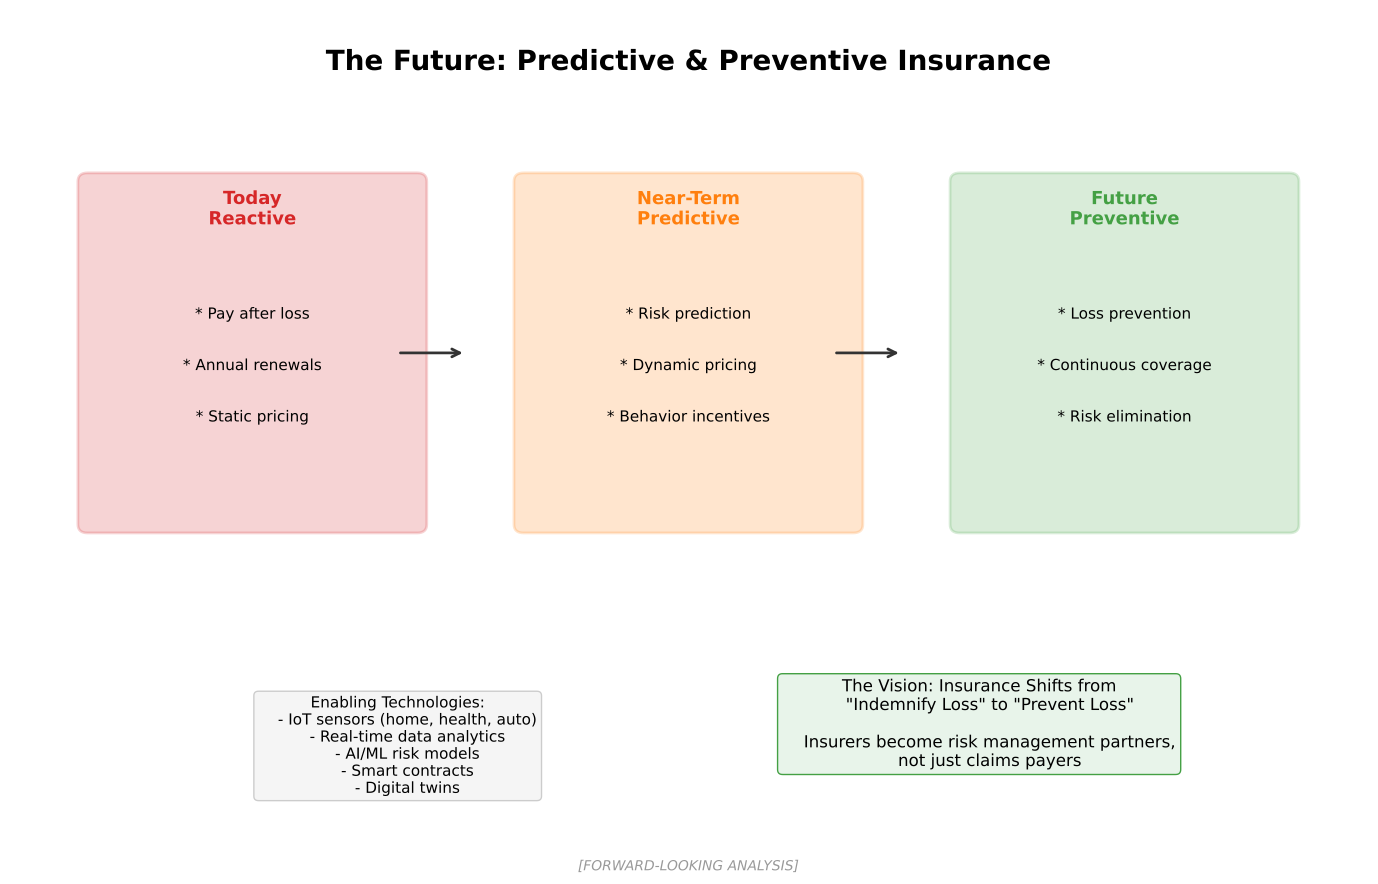

Reproduce this figure in Python.
"""
Predictive Insurance
Shows the future of AI-driven predictive insurance

Output: predictive_insurance.pdf
Module: module_01_fintech
Lesson: 9 - InsurTech
"""

from pathlib import Path
import matplotlib.pyplot as plt
import matplotlib.patches as mpatches
import numpy as np

CHART_METADATA = {
    'title': 'Predictive Insurance',
    'module': 'module_01_fintech',
    'lesson': 9,
    'url': 'https://github.com/Digital-AI-Finance/digital-finance/tree/main/module_01_fintech/figures/predictive_insurance'
}

plt.rcParams.update({
    'font.size': 14,
    'axes.labelsize': 14,
})

def create_chart():
    """Create predictive insurance future diagram"""
    fig, ax = plt.subplots(figsize=(14, 9))
    ax.set_xlim(0, 14)
    ax.set_ylim(0, 10)
    ax.axis('off')

    # Title
    ax.text(7, 9.3, 'The Future: Predictive & Preventive Insurance', fontsize=20, fontweight='bold', ha='center')

    # Evolution timeline
    phases = [
        {
            'name': 'Today\nReactive',
            'x': 2.5, 'y': 6,
            'color': '#D62728',
            'features': ['Pay after loss', 'Annual renewals', 'Static pricing'],
        },
        {
            'name': 'Near-Term\nPredictive',
            'x': 7, 'y': 6,
            'color': '#FF7F0E',
            'features': ['Risk prediction', 'Dynamic pricing', 'Behavior incentives'],
        },
        {
            'name': 'Future\nPreventive',
            'x': 11.5, 'y': 6,
            'color': '#44A044',
            'features': ['Loss prevention', 'Continuous coverage', 'Risk elimination'],
        },
    ]

    for phase in phases:
        # Box
        box = mpatches.FancyBboxPatch((phase['x']-1.7, phase['y']-2), 3.4, 4,
                                       boxstyle='round,pad=0.1',
                                       facecolor=phase['color'], alpha=0.2,
                                       edgecolor=phase['color'], lw=2)
        ax.add_patch(box)
        ax.text(phase['x'], phase['y']+1.5, phase['name'], ha='center',
               fontsize=13, fontweight='bold', color=phase['color'])

        for i, feature in enumerate(phase['features']):
            ax.text(phase['x'], phase['y']+0.4-i*0.6, f'* {feature}', ha='center', fontsize=11)

    # Arrow connecting phases
    ax.annotate('', xy=(4.7, 6), xytext=(4, 6),
               arrowprops=dict(arrowstyle='->', color='#333333', lw=2))
    ax.annotate('', xy=(9.2, 6), xytext=(8.5, 6),
               arrowprops=dict(arrowstyle='->', color='#333333', lw=2))

    # Technologies enabling future
    tech = """Enabling Technologies:
    - IoT sensors (home, health, auto)
    - Real-time data analytics
    - AI/ML risk models
    - Smart contracts
    - Digital twins"""

    ax.text(4, 2, tech, ha='center', fontsize=11, va='top',
           bbox=dict(boxstyle='round', facecolor='#F5F5F5', edgecolor='#CCCCCC'))

    # Vision
    vision = """The Vision: Insurance Shifts from
    "Indemnify Loss" to "Prevent Loss"

    Insurers become risk management partners,
    not just claims payers"""

    ax.text(10, 2.2, vision, ha='center', fontsize=12, va='top',
           bbox=dict(boxstyle='round', facecolor='#E8F4EA', edgecolor='#44A044'))

    # Source
    fig.text(0.5, 0.02, '[FORWARD-LOOKING ANALYSIS]',
            fontsize=10, ha='center', style='italic', color='#999999')

    plt.tight_layout()

    output_path = Path(__file__).parent / 'predictive_insurance.pdf'
    plt.savefig(output_path, format='pdf', dpi=300, bbox_inches='tight')
    plt.close()
    print(f"Chart saved to: {output_path}")
    return output_path

if __name__ == '__main__':
    create_chart()
